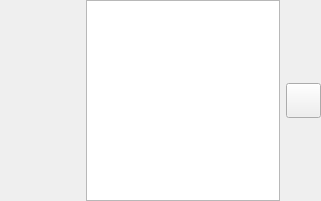
<?xml version="1.0" encoding="UTF-8"?>
<ui version="4.0">
 <class>customTextEdit</class>
 <widget class="QWidget" name="customTextEdit">
  <property name="geometry">
   <rect>
    <x>0</x>
    <y>0</y>
    <width>321</width>
    <height>201</height>
   </rect>
  </property>
  <property name="minimumSize">
   <size>
    <width>321</width>
    <height>201</height>
   </size>
  </property>
  <property name="maximumSize">
   <size>
    <width>321</width>
    <height>201</height>
   </size>
  </property>
  <property name="windowTitle">
   <string>Form</string>
  </property>
  <widget class="QWidget" name="layoutWidget">
   <property name="geometry">
    <rect>
     <x>0</x>
     <y>0</y>
     <width>321</width>
     <height>201</height>
    </rect>
   </property>
   <layout class="QHBoxLayout" name="mainLayout">
    <item alignment="Qt::AlignTop">
     <widget class="QLabel" name="controllerLabel">
      <property name="minimumSize">
       <size>
        <width>80</width>
        <height>40</height>
       </size>
      </property>
      <property name="maximumSize">
       <size>
        <width>80</width>
        <height>40</height>
       </size>
      </property>
      <property name="text">
       <string/>
      </property>
      <property name="alignment">
       <set>Qt::AlignCenter</set>
      </property>
      <property name="wordWrap">
       <bool>true</bool>
      </property>
     </widget>
    </item>
    <item>
     <widget class="QTextEdit" name="controller"/>
    </item>
    <item>
     <widget class="QPushButton" name="controllerJudge">
      <property name="minimumSize">
       <size>
        <width>35</width>
        <height>35</height>
       </size>
      </property>
      <property name="maximumSize">
       <size>
        <width>35</width>
        <height>35</height>
       </size>
      </property>
      <property name="text">
       <string/>
      </property>
     </widget>
    </item>
   </layout>
  </widget>
 </widget>
 <resources/>
 <connections/>
</ui>
